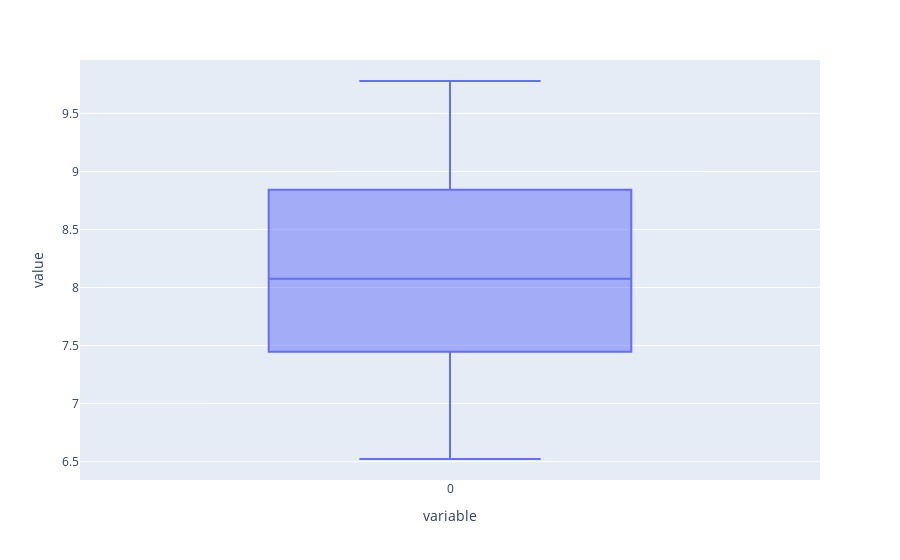

Notebook code cell kept with this figure:
### Code cell
# boxplot using plotly
px.box(clean_data)

### Figure 1 — Plotly figure (JSON) as saved in the notebook; plotly's stock layout.template omitted (floating-point values rounded to 4 significant figures; data arrays with more than 128 entries replaced by an {"elided": "..."} marker saying what was removed)
{"data": [{"alignmentgroup": "True", "hovertemplate": "variable=%{x}<br>value=%{y}<extra></extra>", "legendgroup": "", "marker": {"color": "#636efa"}, "name": "", "notched": false, "offsetgroup": "", "orientation": "v", "showlegend": false, "type": "box", "x": {"elided": "359 str values"}, "x0": " ", "xaxis": "x", "y": {"elided": "359 float values"}, "y0": " ", "yaxis": "y"}], "layout": {"autosize": true, "boxmode": "group", "legend": {"tracegroupgap": 0}, "margin": {"t": 60}, "xaxis": {"anchor": "y", "autorange": true, "domain": [0, 1], "range": [-0.5, 0.5], "title": {"text": "variable"}, "type": "category"}, "yaxis": {"anchor": "x", "autorange": true, "domain": [0, 1], "range": [6.342, 9.959], "title": {"text": "value"}, "type": "linear"}}}
